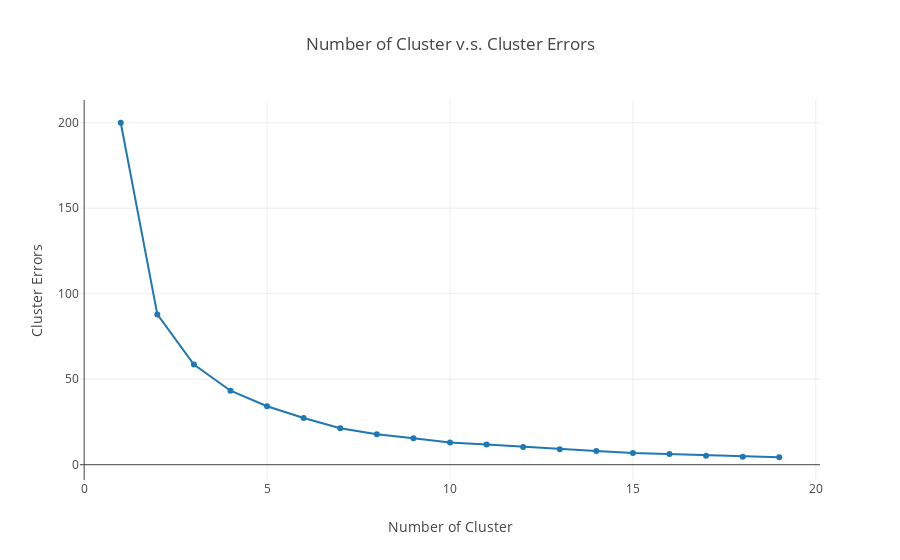

Here is the notebook cell this chart was saved with:
### Markdown cell above
After scaling the data we then create an plot using the elbow method. This method determins the optimal number of clusters to use by showing where the increase in clusters does not account for any more explination in the variance.

### Code cell
from sklearn.preprocessing import StandardScaler
scaler = StandardScaler()
X_scaled = scaler.fit_transform(df)

from sklearn.cluster import KMeans

cluster_range = range( 1, 20 )
cluster_errors = []

for num_clusters in cluster_range:
  clusters = KMeans(num_clusters)
  clusters.fit(X_scaled)
  cluster_errors.append(clusters.inertia_)

clusters_df = pd.DataFrame( { "num_clusters":cluster_range, "cluster_errors": cluster_errors } )

trace_list = []
trace_list.append(
    go.Scatter(
        x=clusters_df.num_clusters, 
        y=clusters_df.cluster_errors)
)

layout = go.Layout(
    title='Number of Cluster v.s. Cluster Errors',
    showlegend= False,
    xaxis = dict(title = 'Number of Cluster'),
    yaxis = dict(title = 'Cluster Errors'),
)
fig = go.Figure(data=trace_list, layout=layout)
py.offline.iplot(fig)

### Figure 1 — Plotly figure (JSON) as saved in the notebook; plotly's stock layout.template omitted (floating-point values rounded to 4 significant figures)
{"data": [{"type": "scatter", "uid": "569a584a-4281-408d-a6d9-46fa9596f66c", "x": [1, 2, 3, 4, 5, 6, 7, 8, 9, 10, 11, 12, 13, 14, 15, 16, 17, 18, 19], "y": [200, 87.89, 58.54, 43.27, 34.2, 27.32, 21.33, 17.86, 15.42, 12.95, 11.75, 10.4, 9.045, 8.036, 6.868, 6.218, 5.231, 4.674, 4.364]}], "layout": {"showlegend": false, "title": "Number of Cluster v.s. Cluster Errors", "xaxis": {"title": "Number of Cluster"}, "yaxis": {"title": "Cluster Errors"}}}
